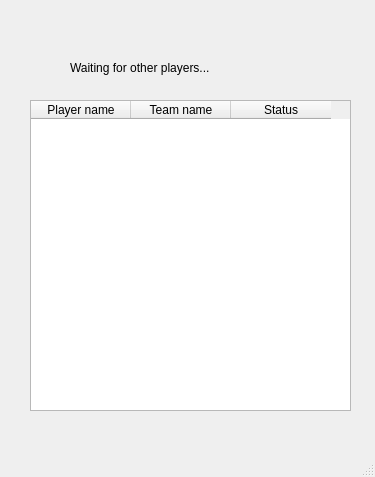
<?xml version="1.0" encoding="UTF-8"?>
<ui version="4.0">
 <class>CraftingWindow</class>
 <widget class="QMainWindow" name="CraftingWindow">
  <property name="geometry">
   <rect>
    <x>0</x>
    <y>0</y>
    <width>375</width>
    <height>477</height>
   </rect>
  </property>
  <property name="windowTitle">
   <string>TimeZone</string>
  </property>
  <widget class="QWidget" name="centralwidget">
   <widget class="QTableWidget" name="otherUserTableWidget">
    <property name="geometry">
     <rect>
      <x>30</x>
      <y>100</y>
      <width>321</width>
      <height>311</height>
     </rect>
    </property>
    <property name="sortingEnabled">
     <bool>true</bool>
    </property>
    <column>
     <property name="text">
      <string>Player name</string>
     </property>
    </column>
    <column>
     <property name="text">
      <string>Team name</string>
     </property>
    </column>
    <column>
     <property name="text">
      <string>Status</string>
     </property>
    </column>
   </widget>
   <widget class="QLabel" name="label">
    <property name="geometry">
     <rect>
      <x>70</x>
      <y>60</y>
      <width>161</width>
      <height>16</height>
     </rect>
    </property>
    <property name="text">
     <string>Waiting for other players...</string>
    </property>
   </widget>
  </widget>
  <widget class="QMenuBar" name="menubar">
   <property name="geometry">
    <rect>
     <x>0</x>
     <y>0</y>
     <width>375</width>
     <height>21</height>
    </rect>
   </property>
  </widget>
  <widget class="QStatusBar" name="statusbar"/>
 </widget>
 <resources/>
 <connections/>
</ui>
